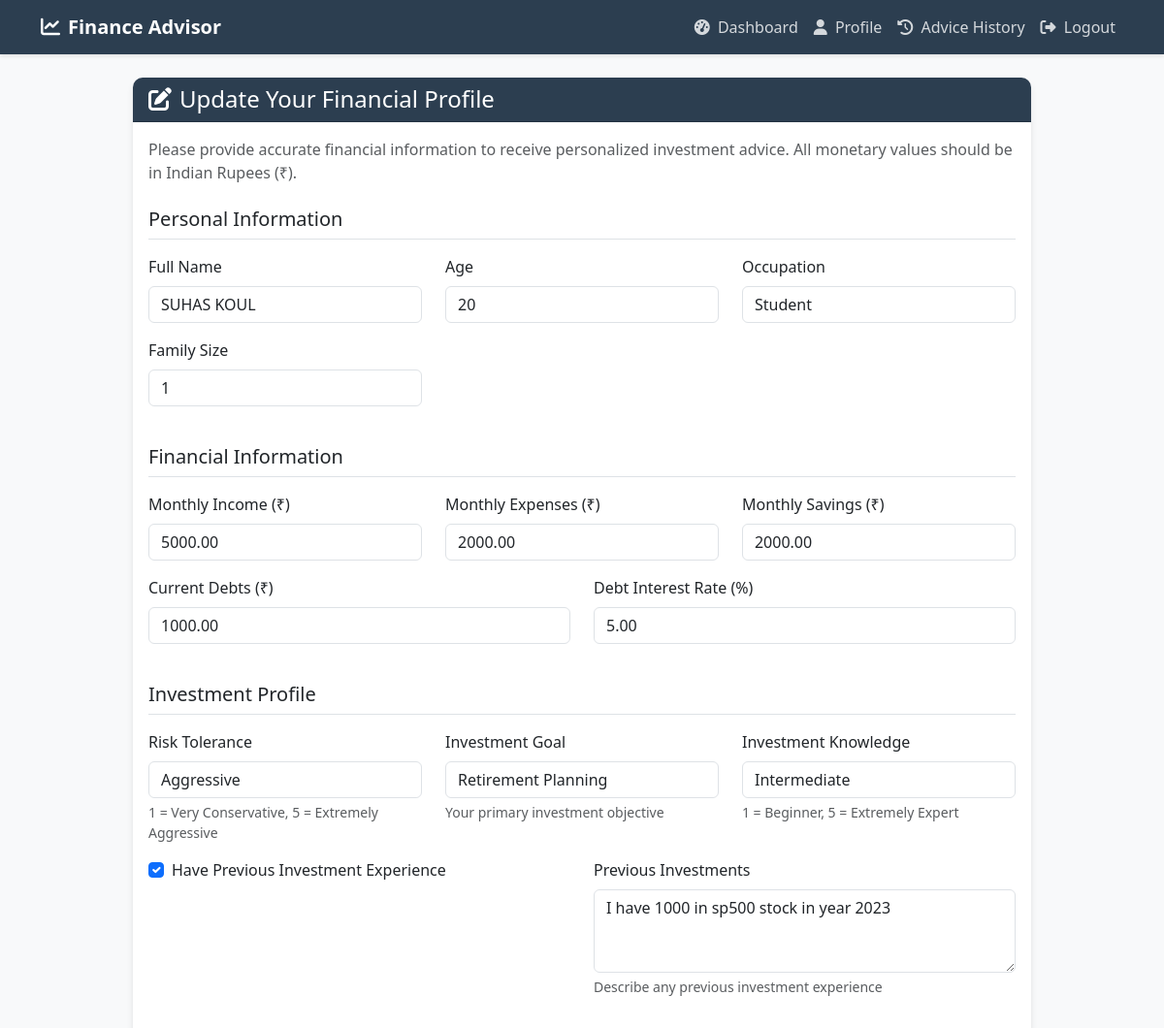
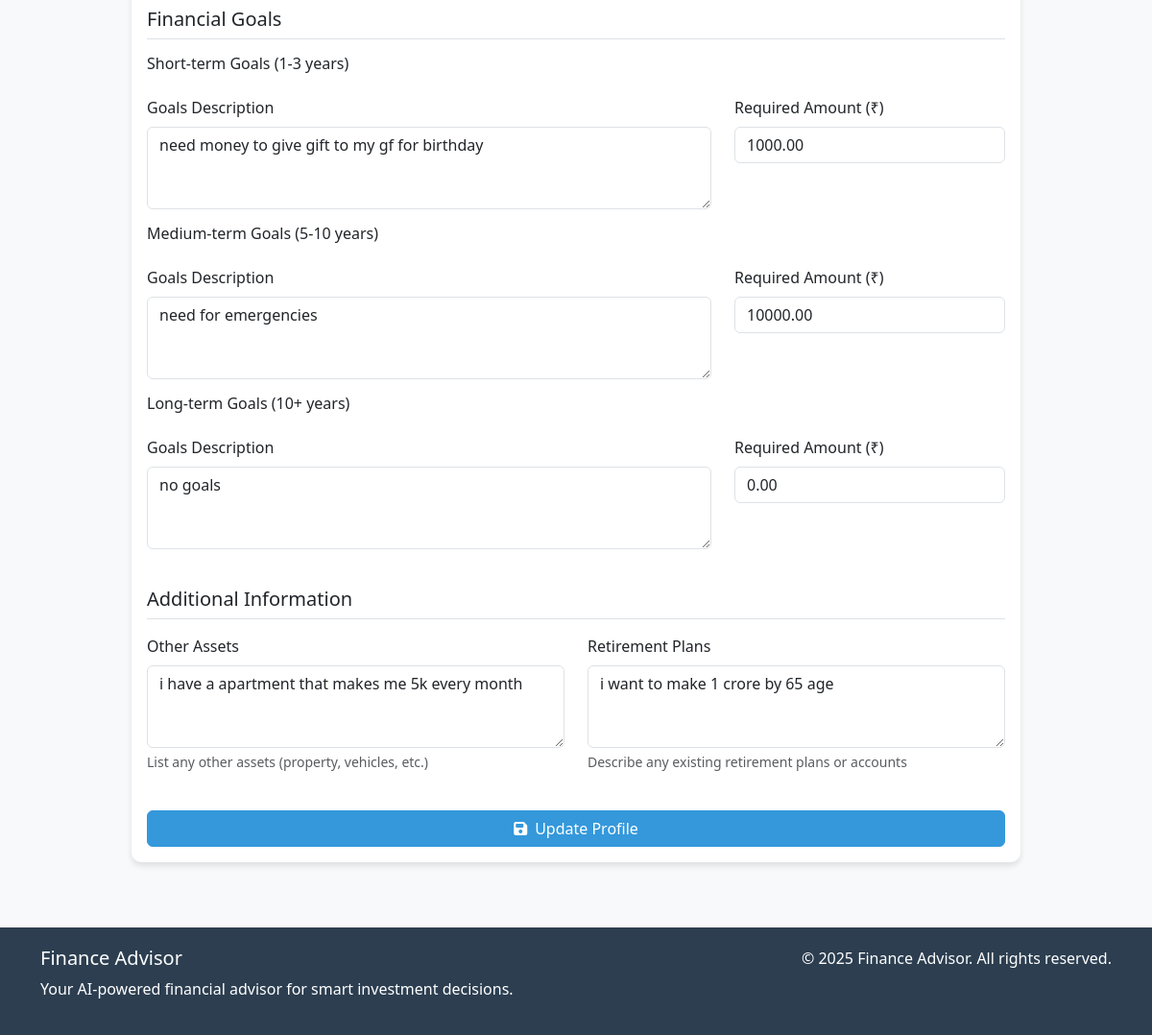
The app's page /profile/update/ (signed in) with its own data (2 pictures, top to bottom).
### advisor/models.py (models this page shows, shortened)
class FinancialProfile(models.Model):
    RISK_CHOICES = [
        ('1', 'Very Conservative'),
        ('2', 'Conservative'),
        ('3', 'Neutral'),
        ('4', 'Aggressive'),
        ('5', 'Extremely Aggressive'),
    ]
    INVESTMENT_GOAL_CHOICES = [
        ('retirement', 'Retirement Planning'),
        ('wealth', 'Wealth Building'),
        ('education', 'Education Funding'),
        ('home', 'Home Purchase'),
        ('other', 'Other Goals'),
    ]
    KNOWLEDGE_CHOICES = [
        ('1', 'Beginner'),
        ('2', 'Intermediate'),
        ('3', 'Advanced'),
        ('4', 'Expert'),
        ('5', 'Extremely Expert'),
    ]
    user = models.OneToOneField(User, on_delete=models.CASCADE, related_name='financial_profile')
    name = models.CharField(max_length=100)
    age = models.PositiveIntegerField(
        validators=[
            MinValueValidator(18, message="You must be at least 18 years old"),
            MaxValueValidator(100, message="Please enter a valid age")
        ]
    )
    occupation = models.CharField(max_length=100)
    family_size = models.PositiveIntegerField(
        default=1,
        validators=[MinValueValidator(1, message="Family size must be at least 1")]
    )
    monthly_income = models.DecimalField(
        max_digits=12,
        decimal_places=2,
        default=0,
        validators=[MinValueValidator(0, message="Monthly income cannot be negative")]
    )
    annual_income = models.DecimalField(
        max_digits=12,
        decimal_places=2,
        default=0,
        validators=[MinValueValidator(0, message="Annual income cannot be negative")],
        blank=True
    )
    monthly_expenses = models.DecimalField(
        max_digits=12,
        decimal_places=2,
        default=0,
        validators=[MinValueValidator(0, message="Monthly expenses cannot be negative")]
    )
    monthly_savings = models.DecimalField(
        max_digits=12,
        decimal_places=2,
        default=0,
        validators=[MinValueValidator(0, message="Monthly savings cannot be negative")]
    )
    current_debts = models.DecimalField(
        max_digits=12,
        decimal_places=2,
        default=0,
        validators=[MinValueValidator(0, message="Current debts cannot be negative")]
    )
    savings = models.DecimalField(
        max_digits=12,
        decimal_places=2,
        default=0,
        validators=[MinValueValidator(0, message="Savings cannot be negative")],
        blank=True
    )
    debt_interest_rate = models.DecimalField(
        max_digits=5,
        decimal_places=2,
        default=0,
        validators=[
            MinValueValidator(0, message="Debt interest rate cannot be negative"),
            MaxValueValidator(100, message="Debt interest rate cannot exceed 100%")
        ]
    )
    risk_tolerance = models.CharField(max_length=1, choices=RISK_CHOICES)
    investment_goal = models.CharField(max_length=20, choices=INVESTMENT_GOAL_CHOICES, default='other')
    investment_knowledge = models.CharField(max_length=1, choices=KNOWLEDGE_CHOICES, default='3')
    has_investment_experience = models.BooleanField(default=False)
    previous_investments = models.TextField(blank=True)
    short_term_goals = models.TextField(blank=True, default='')
    short_term_goal_amount = models.DecimalField(
        max_digits=12,
        decimal_places=2,
        default=0,
        validators=[MinValueValidator(0, message="Goal amount cannot be negative")]
    )
    medium_term_goals = models.TextField(blank=True, default='')
    medium_term_goal_amount = models.DecimalField(
        max_digits=12,
        decimal_places=2,
        default=0,
        validators=[MinValueValidator(0, message="Goal amount cannot be negative")]
    )
    long_term_goals = models.TextField(blank=True, default='')
    long_term_goal_amount = models.DecimalField(
        max_digits=12,
        decimal_places=2,
        default=0,
        validators=[MinValueValidator(0, message="Goal amount cannot be negative")]
    )
    other_assets = models.TextField(blank=True)
    retirement_plans = models.TextField(blank=True)
    created_at = models.DateTimeField(auto_now_add=True)
    updated_at = models.DateTimeField(auto_now=True)

### advisor/views.py (the view)
# urls.py: path('profile/update/', views.update_profile, name='update_profile'),
@login_required
@csrf_exempt
def update_profile(request):
    try:
        profile = FinancialProfile.objects.get(user=request.user)
        if request.method == 'POST':
            form = FinancialProfileForm(request.POST, instance=profile)
            if form.is_valid():
                form.save()
                messages.success(request, 'Financial profile updated successfully!')
                return redirect('dashboard')
        else:
            form = FinancialProfileForm(instance=profile)
        return render(request, 'advisor/profile_form.html', {
            'form': form,
            'action': 'Update',
        })
    except FinancialProfile.DoesNotExist:
        messages.error(request, 'Financial profile not found. Please create one first.')
        return redirect('create_profile')

### templates/advisor/profile_form.html (shortened to what this page needs)
{% extends 'base.html' %}
{% block content %}
<div class="row justify-content-center">
    <div class="col-md-10">
        <div class="card">
            <div class="card-header">
                <h4 class="mb-0">
                    {% if action == 'Create' %}
                        <i class="fas fa-plus-circle me-2"></i>Create Your Financial Profile
                    {% else %}
                        <i class="fas fa-edit me-2"></i>Update Your Financial Profile
                    {% endif %}
                </h4>
            </div>
            <div class="card-body">
                <p class="text-muted mb-4">
                    Please provide accurate financial information to receive personalized investment advice.
                    All monetary values should be in Indian Rupees (₹).
                </p>
                <form method="post">
                    <div class="row mb-4">
                        <div class="col-12">
                            <h5 class="border-bottom pb-2 mb-3">Personal Information</h5>
                        </div>
                        <div class="col-md-4 mb-3">
                            <label for="id_name" class="form-label">Full Name</label>
                            {{ form.name }}
                        </div>
                        <div class="col-md-4 mb-3">
                            <label for="id_age" class="form-label">Age</label>
                            {{ form.age }}
                        </div>
                        <div class="col-md-4 mb-3">
                            <label for="id_occupation" class="form-label">Occupation</label>
                            {{ form.occupation }}
                        </div>
                        <div class="col-md-4 mb-3">
                            <label for="id_family_size" class="form-label">Family Size</label>
                            {{ form.family_size }}
                        </div>
                    </div>
                    <div class="row mb-4">
                        <div class="col-12">
                            <h5 class="border-bottom pb-2 mb-3">Financial Information</h5>
                        </div>
                        <div class="col-md-4 mb-3">
                            <label for="id_monthly_income" class="form-label">Monthly Income (₹)</label>
                            {{ form.monthly_income }}
                        </div>
                        <div class="col-md-4 mb-3">
                            <label for="id_monthly_expenses" class="form-label">Monthly Expenses (₹)</label>
                            {{ form.monthly_expenses }}
                        </div>
                        <div class="col-md-4 mb-3">
                            <label for="id_monthly_savings" class="form-label">Monthly Savings (₹)</label>
                            {{ form.monthly_savings }}
                        </div>
                        <div class="col-md-6 mb-3">
                            <label for="id_current_debts" class="form-label">Current Debts (₹)</label>
                            {{ form.current_debts }}
                        </div>
                        <div class="col-md-6 mb-3">
                            <label for="id_debt_interest_rate" class="form-label">Debt Interest Rate (%)</label>
                            {{ form.debt_interest_rate }}
                        </div>
                    </div>
                    <div class="row mb-4">
                        <div class="col-12">
                            <h5 class="border-bottom pb-2 mb-3">Investment Profile</h5>
                        </div>
                        <div class="col-md-4 mb-3">
                            <label for="id_risk_tolerance" class="form-label">Risk Tolerance</label>
                            {{ form.risk_tolerance }}
                            <div class="form-text">{{ form.risk_tolerance.help_text }}</div>
                        </div>
                        <div class="col-md-4 mb-3">
                            <label for="id_investment_goal" class="form-label">Investment Goal</label>
                            {{ form.investment_goal }}
                            <div class="form-text">Your primary investment objective</div>
                        </div>
                        <div class="col-md-4 mb-3">
                            <label for="id_investment_knowledge" class="form-label">Investment Knowledge</label>
                            {{ form.investment_knowledge }}
                            <div class="form-text">{{ form.investment_knowledge.help_text }}</div>
                        </div>
                        <div class="col-md-6 mb-3">
                            <div class="form-check">
                                {{ form.has_investment_experience }}
                                <label class="form-check-label" for="id_has_investment_experience">
                                    Have Previous Investment Experience
                                </label>
                            </div>
                        </div>
                        <div class="col-md-6 mb-3">
                            <label for="id_previous_investments" class="form-label">Previous Investments</label>
                            {{ form.previous_investments }}
                            <div class="form-text">{{ form.previous_investments.help_text }}</div>
                        </div>
                    </div>
                    <div class="row mb-4">
                        <div class="col-12">
                            <h5 class="border-bottom pb-2 mb-3">Financial Goals</h5>
                        </div>
                        <div class="col-12 mb-3">
                            <h6>Short-term Goals (1-3 years)</h6>
                        </div>
                        <div class="col-md-8 mb-3">
                            <label for="id_short_term_goals" class="form-label">Goals Description</label>
                            {{ form.short_term_goals }}
                        </div>
                        <div class="col-md-4 mb-3">
                            <label for="id_short_term_goal_amount" class="form-label">Required Amount (₹)</label>
                            {{ form.short_term_goal_amount }}
                        </div>
                        <div class="col-12 mb-3">
                            <h6>Medium-term Goals (5-10 years)</h6>
                        </div>
                        <div class="col-md-8 mb-3">
                            <label for="id_medium_term_goals" class="form-label">Goals Description</label>
                            {{ form.medium_term_goals }}
                        </div>
                        <div class="col-md-4 mb-3">
                            <label for="id_medium_term_goal_amount" class="form-label">Required Amount (₹)</label>
                            {{ form.medium_term_goal_amount }}
                        </div>
                        <div class="col-12 mb-3">
                            <h6>Long-term Goals (10+ years)</h6>
                        </div>
                        <div class="col-md-8 mb-3">
                            <label for="id_long_term_goals" class="form-label">Goals Description</label>
                            {{ form.long_term_goals }}
                        </div>
                        <div class="col-md-4 mb-3">
                            <label for="id_long_term_goal_amount" class="form-label">Required Amount (₹)</label>
                            {{ form.long_term_goal_amount }}
                        </div>
                    </div>
                    <div class="row mb-4">
                        <div class="col-12">
                            <h5 class="border-bottom pb-2 mb-3">Additional Information</h5>
                        </div>
                        <div class="col-md-6 mb-3">
                            <label for="id_other_assets" class="form-label">Other Assets</label>
                            {{ form.other_assets }}
                            <div class="form-text">{{ form.other_assets.help_text }}</div>
                        </div>
                        <div class="col-md-6 mb-3">
                            <label for="id_retirement_plans" class="form-label">Retirement Plans</label>
                            {{ form.retirement_plans }}
                            <div class="form-text">{{ form.retirement_plans.help_text }}</div>
                        </div>
                    </div>
                    <div class="d-grid gap-2">
                        <button type="submit" class="btn btn-primary">
                            {% if action == 'Create' %}
                                <i class="fas fa-save me-2"></i>Create Profile
                            {% else %}
                                <i class="fas fa-save me-2"></i>Update Profile
                            {% endif %}
                        </button>
                    </div>
                </form>
            </div>
        </div>
    </div>
</div>
{% endblock %}

### templates/base.html (style rules this page uses)
:root { --primary-color: #2c3e50; --secondary-color: #3498db; --accent-color: #27ae60; --danger-color: #e74c3c; --light-color: #ecf0f1; --dark-color: #2c3e50; }
body { font-family: 'Segoe UI', Tahoma, Geneva, Verdana, sans-serif; background-color: #f8f9fa; color: #333; }
.card { border-radius: 10px; box-shadow: 0 4px 6px rgba(0, 0, 0, 0.1); margin-bottom: 20px; border: none; }
.card-header { background-color: var(--primary-color); color: white; border-radius: 10px 10px 0 0 !important; font-weight: bold; }
.btn-primary { background-color: var(--secondary-color); border-color: var(--secondary-color); }

### records on screen
FinancialProfile: name "SUHAS KOUL", age "20", occupation "Student", family_size "1", monthly_income "5000.00", monthly_expenses "2000.00", monthly_savings "2000.00", current_debts "1000.00", debt_interest_rate "5.00", risk_tolerance "Aggressive", investment_goal "Retirement Planning", investment_knowledge "Intermediate", has_investment_experience "☑", previous_investments "I have 1000 in sp500 stock in year 2023", short_term_goals "need money to give gift to my gf for birthday", short_term_goal_amount "1000.00", medium_term_goals "need for emergencies", medium_term_goal_amount "10000.00", long_term_goals "no goals", long_term_goal_amount "0.00", other_assets "i have a apartment that makes me 5k every month", retirement_plans "i want to make 1 crore by 65 age"
